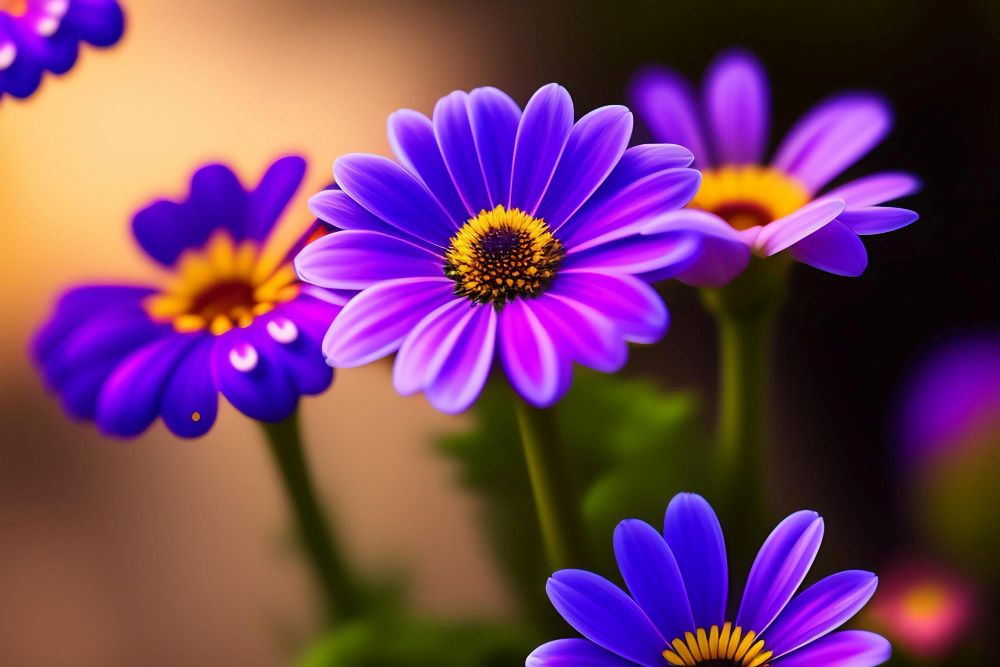
#> input picture images/input.jpg, 1000 x 667 px, found by its file name
$ python scatter.py
#> lines starting #> are read from the running program, lines starting #| are printed output that depends on the picture
# Number of clusters
num_clusters = 10


import matplotlib.pyplot as plt
import numpy as np
from PIL import Image
from sklearn.cluster import KMeans

image_path = 'input.jpg'
image = Image.open(image_path)
#> image is the input picture: PIL image 1000x667 RGB; mean R, G, B 115.5, 63.6, 99

image_array = np.array(image)

# Reshape the image array to a 2D array of RGB values
pixels = image_array.reshape(-1, 3)

# k-means clustering
kmeans = KMeans(n_clusters=num_clusters, random_state=0)
kmeans.fit(pixels)
cluster_centers = kmeans.cluster_centers_
labels = kmeans.labels_

# plotting
x_coords = []
y_coords = []
colors = []
sizes = []

for cluster_index in range(num_clusters):
    # indices of pixels in the current cluster
    cluster_indices = np.where(labels == cluster_index)[0]

    # average x and y coordinates for this cluster
    cluster_y, cluster_x = np.divmod(cluster_indices, image_array.shape[1])
    avg_x = np.mean(cluster_x)
    avg_y = np.mean(cluster_y)

    # average color for this cluster
    avg_color = cluster_centers[cluster_index] / 255

    # size of the scatter point based on the number of pixels in the cluster
    point_size = len(cluster_indices)

    # Append the data for plotting
    x_coords.append(avg_x)
    y_coords.append(-avg_y)  # Invert y to match image orientation
    colors.append(avg_color)
    sizes.append(point_size)

# Plotting
plt.figure(figsize=(10, 10))
plt.scatter(x_coords, y_coords, c=colors, s=sizes, alpha=0.6)
plt.axis('off')
plt.savefig('output.jpg')
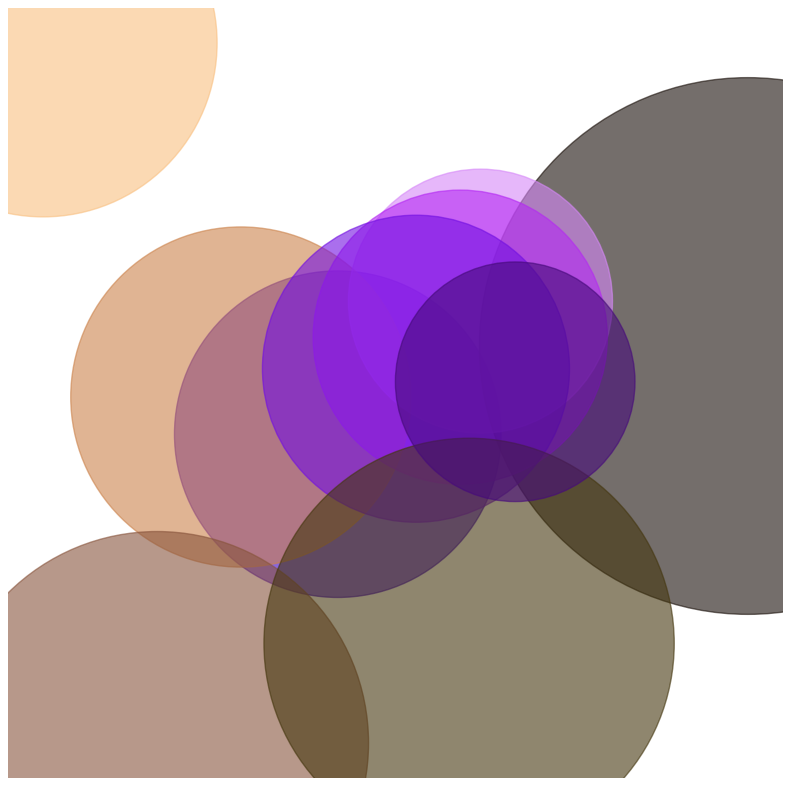
#> figure drawn by matplotlib, 1 panel
